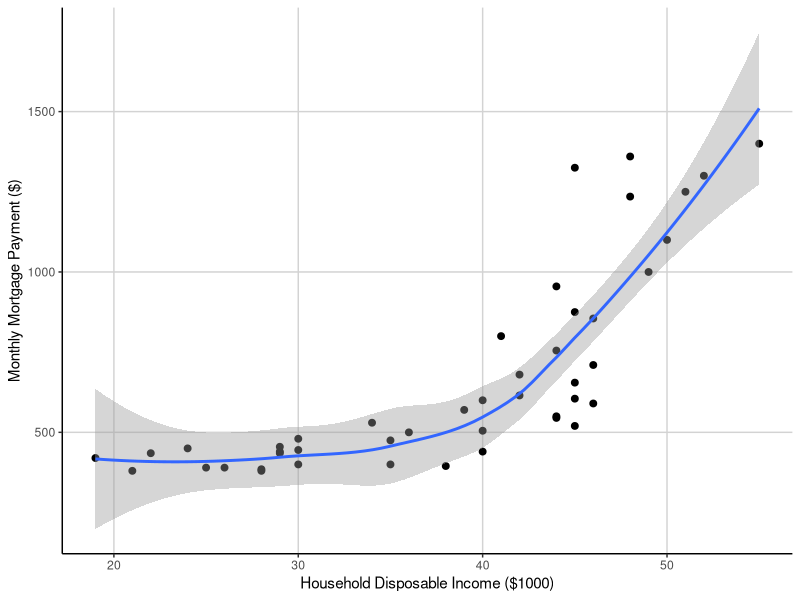
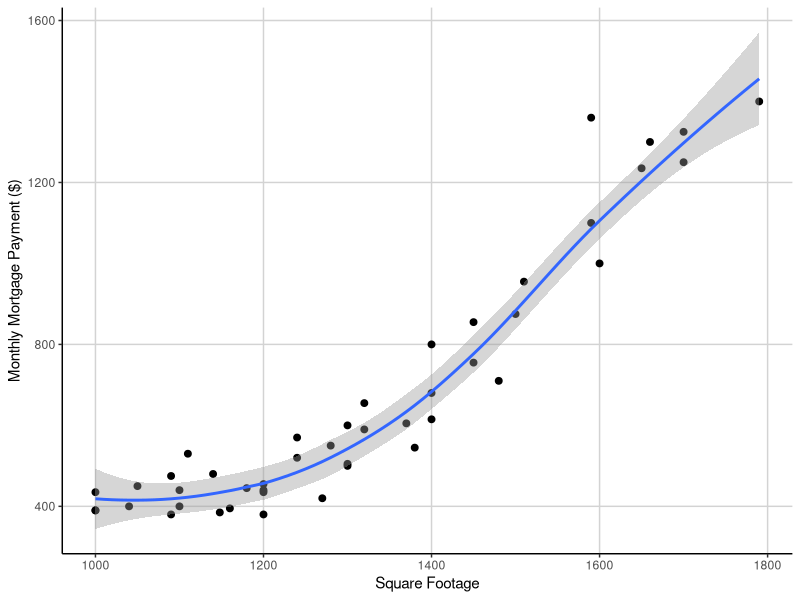
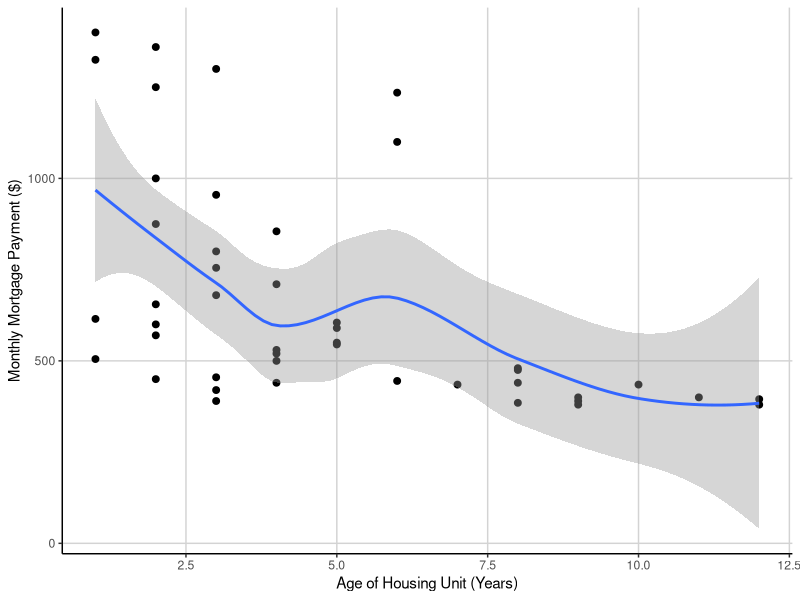
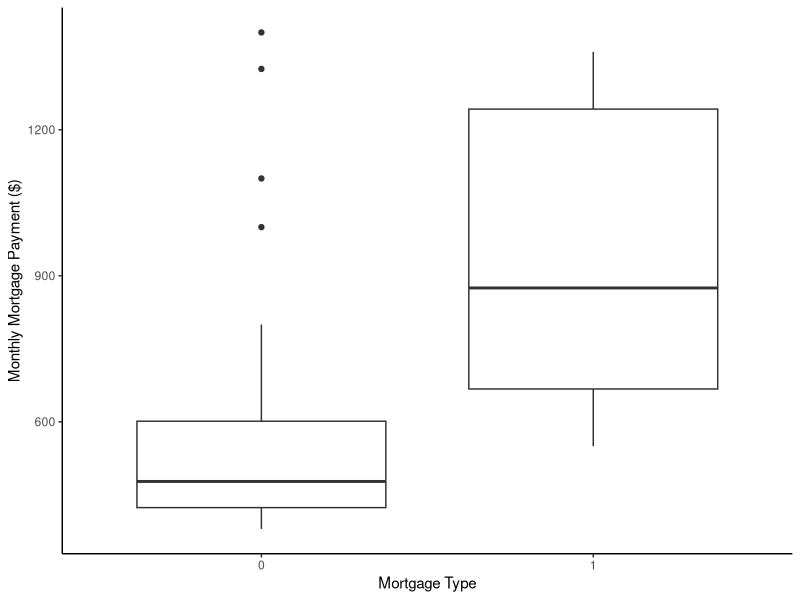
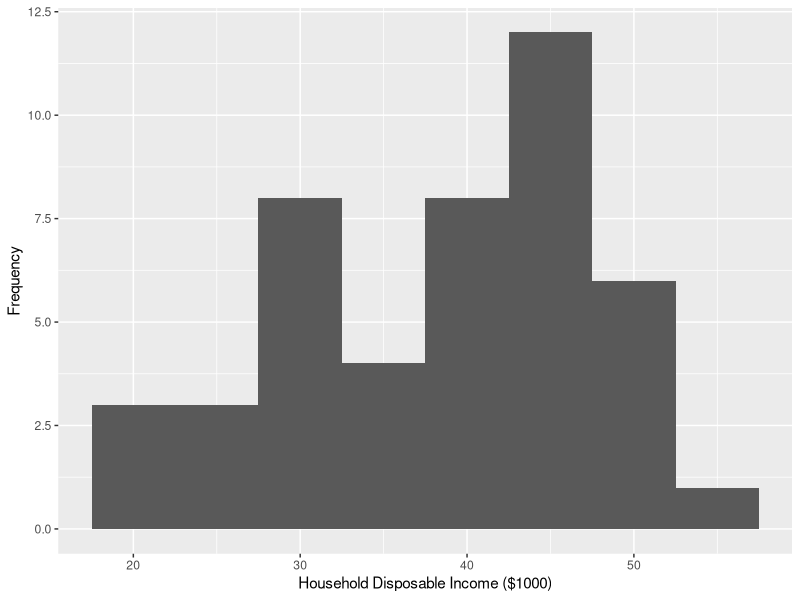
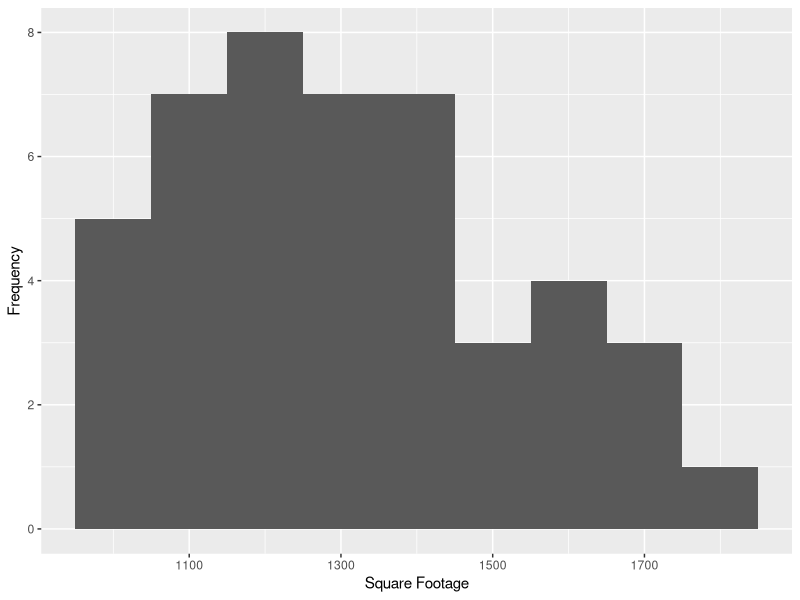
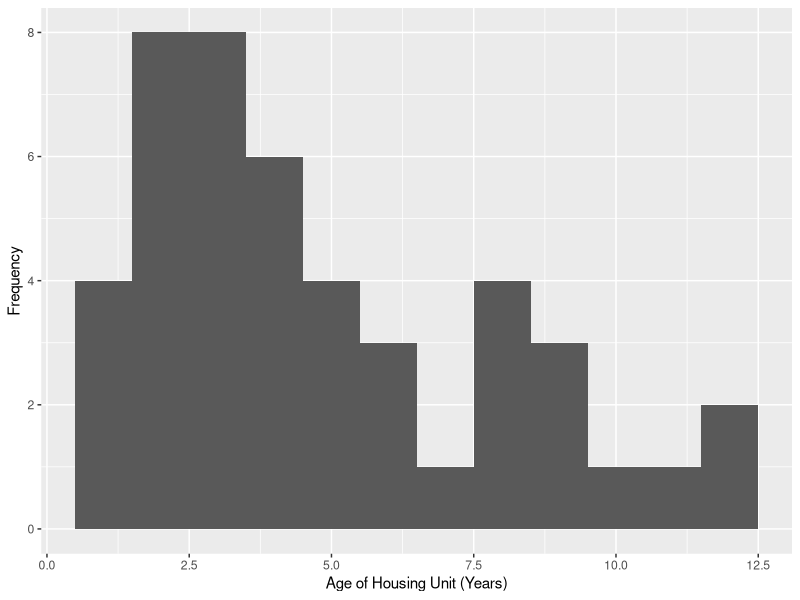
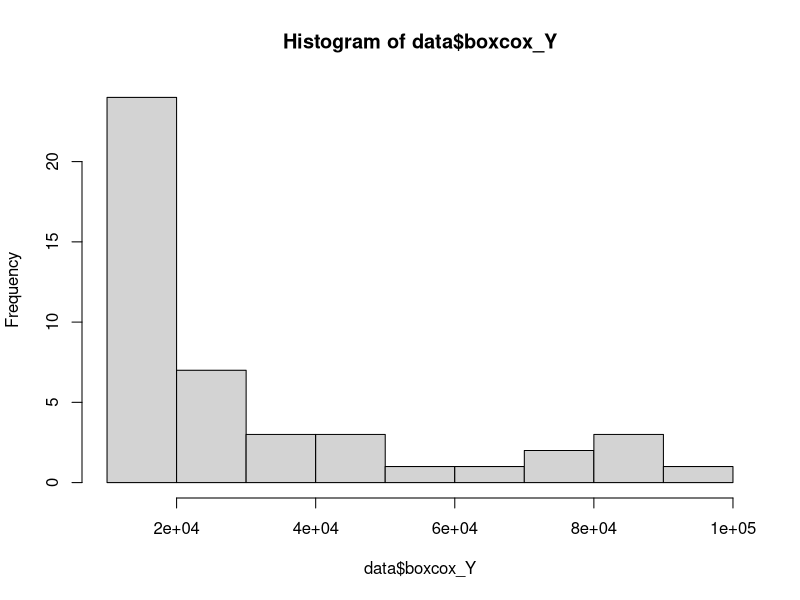

Recreate these plots in R, in order. (Note: this script raises an error after producing the figures.)
# load library
library(dplyr)
library(ggplot2)
library(forecast)

# read in file
data <- read.csv(file = "Lab_data.csv", header = TRUE)

# approach
# scatterplots of variables against Y
# check assumptions
# add interactions?
# run AIC and stepwise regressions to determine model of best fit

# prep the dataset
colnames(data) <- c("obs", "mortpay", "income", "sqfoot", "mort_type", "age")
as.factor(data$mort_type)

# scatterplots of variables against Y
ggplot(data, aes(x = income, y = mortpay)) +
  geom_point(size = 2) +
  geom_smooth() +
  xlab("Household Disposable Income ($1000)") +
  ylab("Monthly Mortgage Payment ($)") + 
  theme(panel.background = element_blank(), axis.line = element_line(colour = "black"), panel.grid.major = element_line(colour = "light gray"))
ggsave(file = "mortpay_vs_income.png", width = 5, height = 5)

ggplot(data, aes(x = sqfoot, y = mortpay)) +
  geom_point(size = 2) +
  geom_smooth() +
  xlab("Square Footage") +
  ylab("Monthly Mortgage Payment ($)") + 
  theme(panel.background = element_blank(), axis.line = element_line(colour = "black"), panel.grid.major = element_line(colour = "light gray"))
ggsave(file = "mortpay_vs_sqfoot.png", width = 5, height = 5)

ggplot(data, aes(x = age, y = mortpay)) +
  geom_point(size = 2) +
  geom_smooth() +
  xlab("Age of Housing Unit (Years)") +
  ylab("Monthly Mortgage Payment ($)") + 
  theme(panel.background = element_blank(), axis.line = element_line(colour = "black"), panel.grid.major = element_line(colour = "light gray"))
ggsave(file = "mortpay_vs_age.png", width = 5, height = 5)

ggplot(data, aes(factor(mort_type), mortpay)) +
  geom_boxplot() +
  ylab("Monthly Mortgage Payment ($)") +
  xlab("Mortgage Type") + 
  theme(panel.background = element_blank(), axis.line = element_line(colour = "black"), panel.grid.major = element_blank())
ggsave(file = "mortpay_vs_type.png", width = 5, height = 5)

# histograms of independent variables
ggplot(data, aes(x = income)) +
  geom_histogram(binwidth = 5) +
  xlab("Household Disposable Income ($1000)") +
  ylab("Frequency") 

ggplot(data, aes(x = sqfoot)) +
  geom_histogram(binwidth = 100) +
  xlab("Square Footage") +
  ylab("Frequency") 

ggplot(data, aes(x = age)) +
  geom_histogram(binwidth = 1) +
  xlab("Age of Housing Unit (Years)") +
  ylab("Frequency") 

# optimizing Box-Cox
lambda <- BoxCox.lambda(x = data$mortpay)
data$boxcox_Y <- BoxCox(data$mortpay, lambda)
data$ln_mortpay <- 

hist(data$boxcox_Y)
plot(boxcox_Y ~ sqfoot, data = data)
